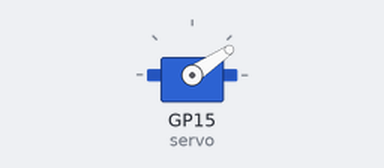
The program below on a simulated Raspberry Pi Pico running MicroPython. Shown: servo. Servo angles are drawn from the pulse width (0.5 ms = 0°, 2.5 ms = 180°). At 7.3 s the program stops and its outputs stay as they are.

Above: at 0.7 s.
At 2.2 s:
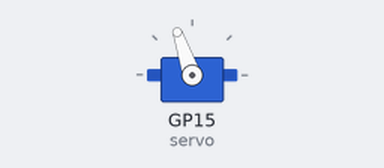
At 4.0 s:
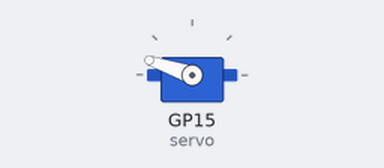
At 7.3 s:
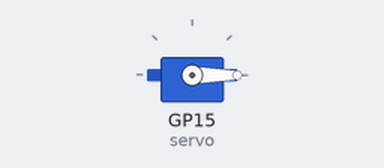
Timing chart, 0 to 8.8 s (numbered marks = the images above):
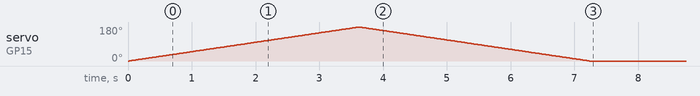

The program:

positionalServo.py
```python
'''
This is a good script for a 180 degree positional servo
Change the Pin to whatever you plug into.  Feel free to run
the servo on a 5v and the signal pin to a PWM pin (must share
ground)
'''

import machine
import utime

servo = machine.PWM(machine.Pin(15))
servo.freq(50)

def interval_mapping(x, in_min, in_max, out_min, out_max):
    return (x - in_min) * (out_max - out_min) / (in_max - in_min) + out_min

def servo_write(pin,angle):
    pulse_width=interval_mapping(angle, 0, 180, 0.5,2.5)
    duty=int(interval_mapping(pulse_width, 0, 20, 0,65535))
    pin.duty_u16(duty)

#while True:
for angle in range(180):
    servo_write(servo,angle)
    utime.sleep_ms(20)
for angle in range(180,-1,-1):
    servo_write(servo,angle)
    utime.sleep_ms(20)
```
